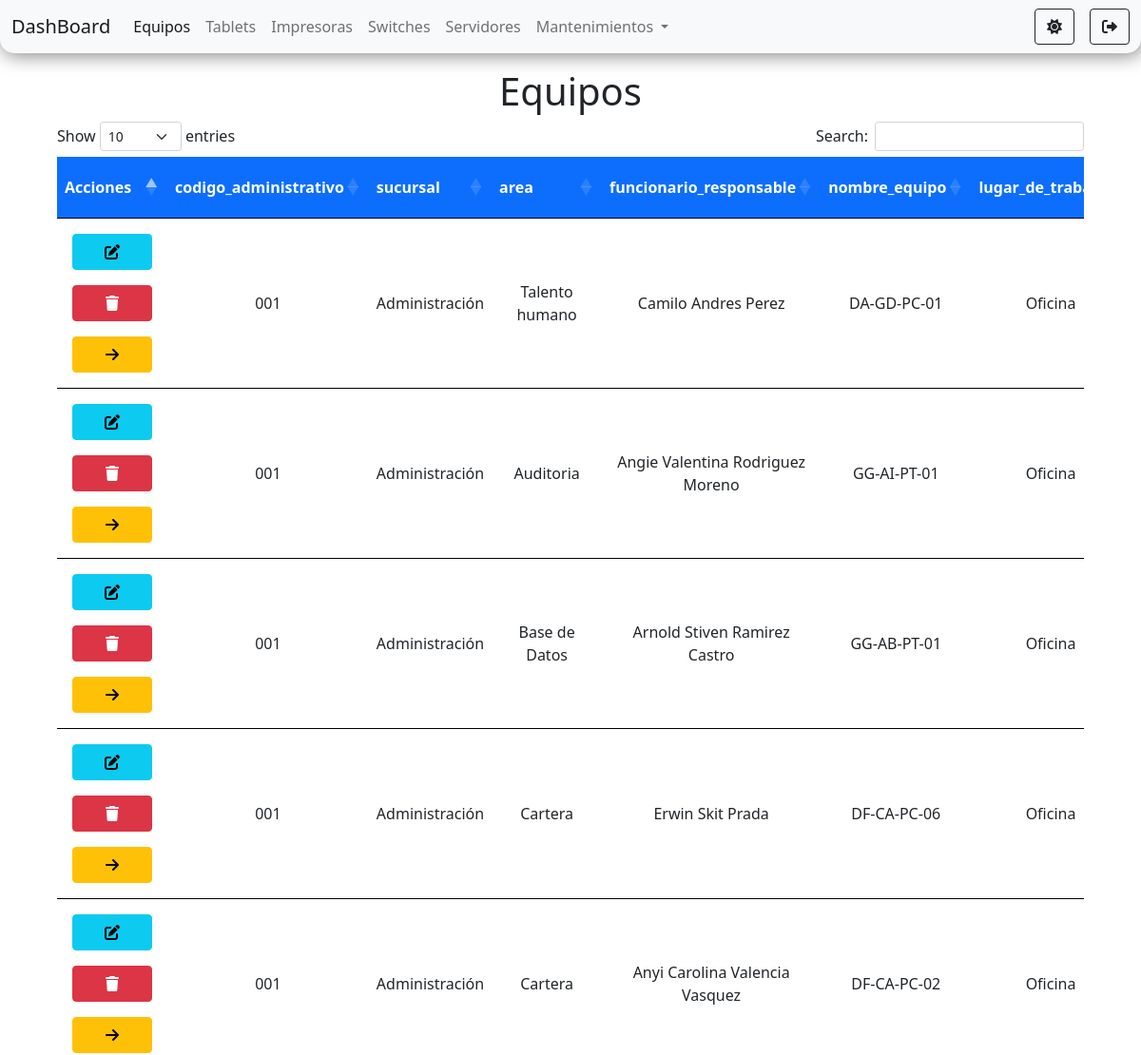
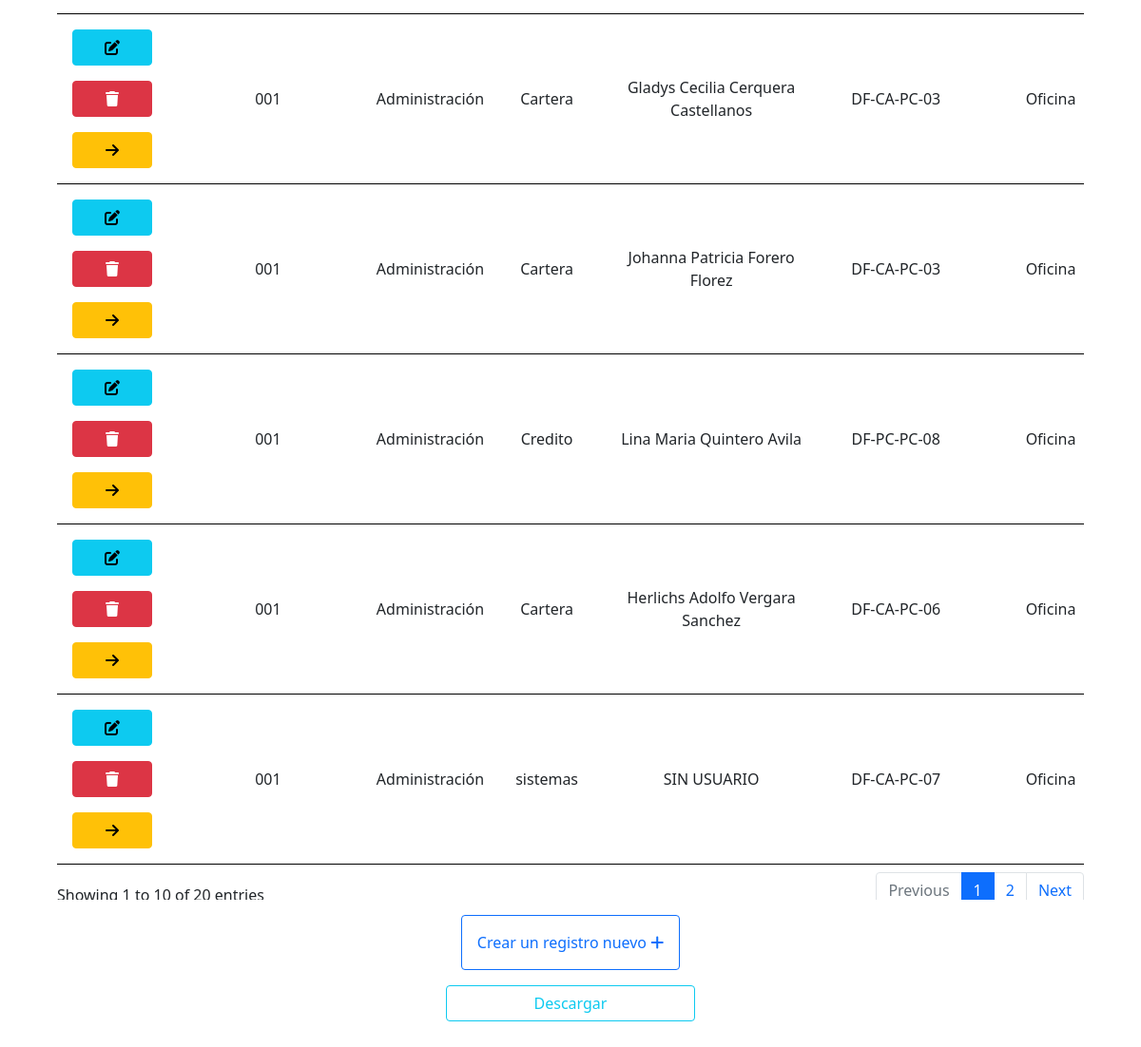
The page /pages/equipos/equipos.php (signed in) on the database its author committed (2 pictures, top to bottom).
### tables this page shows
CREATE TABLE `equipos` (
  `id` int(11) NOT NULL,
  `codigo_administrativo` varchar(11) DEFAULT NULL,
  `sucursal` varchar(50) DEFAULT NULL,
  `area` varchar(50) DEFAULT NULL,
  `funcionario_responsable` varchar(50) DEFAULT NULL,
  `nombre_equipo` varchar(20) DEFAULT NULL,
  `lugar_de_trabajo` varchar(10) DEFAULT NULL,
  `paquete_ofimatico` varchar(10) DEFAULT NULL,
  `version_office` varchar(5) DEFAULT NULL,
  `novedades` varchar(100) DEFAULT NULL,
  `tipo_equipo` varchar(15) DEFAULT NULL,
  `marca` varchar(100) DEFAULT NULL,
  `modelo` varchar(100) DEFAULT NULL,
  `serial` varchar(100) DEFAULT NULL,
  `fecha_fabricacion` date DEFAULT NULL,
  `procesador` varchar(100) DEFAULT NULL,
  `generacion_procesador` varchar(100) DEFAULT NULL,
  `nucleos` int(11) DEFAULT NULL,
  `velocidad_mz` int(11) DEFAULT NULL,
  `ram_gb` int(11) DEFAULT NULL,
  `tipo_memoria` varchar(100) DEFAULT NULL,
  `adaptador_multimedia` varchar(100) DEFAULT NULL,
  `adaptador_video` varchar(100) DEFAULT NULL,
  `marca_disco_duro` varchar(100) DEFAULT NULL,
  `capacidad_disco` varchar(100) DEFAULT NULL,
  `tipo_disco` varchar(100) DEFAULT NULL,
  `red_ethernet` varchar(100) DEFAULT NULL,
  `ip` varchar(100) DEFAULT NULL,
  `mac_ethernet` varchar(100) DEFAULT NULL,
  `red_wifi` varchar(100) DEFAULT NULL,
  `mac` varchar(100) DEFAULT NULL,
  `marca_monitor` varchar(100) DEFAULT NULL,
  `tipo_monitor` varchar(100) DEFAULT NULL,
  `serial_monitor` varchar(100) DEFAULT NULL,
  `modelo_monitor` varchar(100) DEFAULT NULL,
  `pulgadas` varchar(60) DEFAULT NULL,
  `cables_poder` int(60) DEFAULT NULL,
  `vga` int(60) DEFAULT NULL,
  `pass_core` int(60) DEFAULT NULL,
  `bateria` varchar(100) DEFAULT NULL,
  `carga_electrica` varchar(100) DEFAULT NULL,
  `cargador` varchar(200) DEFAULT NULL,
  `voltaje` varchar(100) DEFAULT NULL,
  `salida_plug` varchar(100) DEFAULT NULL,
  `os` varchar(100) DEFAULT NULL,
  `bit` int(11) DEFAULT NULL,
  `licencia` varchar(100) DEFAULT NULL,
  `repotencializado` varchar(25) DEFAULT NULL
);

### pages/equipos/equipos.php (the view, shortened to what this page needs)
<?php
    require_once("../../connection/connection.php");
    $datosTablaEquipo = "SELECT * FROM equipos";
    $resultDatosTablaEquipo = $connection->query($datosTablaEquipo);
    $estructuraTabla = "DESCRIBE equipos";
    $resultEstructuraTabla = $connection->query($estructuraTabla);
    $arrayDatos = array();
?>
<!doctype html>
<html lang="es">
<head>
    <link rel="stylesheet" href="https://cdnjs.cloudflare.com/ajax/libs/font-awesome/6.0.0-beta2/css/all.min.css"
 />
    <link href="https://cdn.jsdelivr.net/npm/bootstrap@5.1.2/dist/css/bootstrap.min.css" rel="stylesheet"
>
    <link rel="stylesheet" href="https://cdn.datatables.net/1.11.3/css/dataTables.bootstrap5.min.css">
    <link rel="stylesheet" href="../../styles/styles.css">
</head>
<body id="body">
    <nav class="navbar navbar-expand-lg navbar-light bg-light" id="navbar">
        <div class="container-fluid">
            <a class="navbar-brand" href="../../components/router.php?page=dashboard">DashBoard</a>
            <div class="collapse navbar-collapse" id="navbarSupportedContent">
                <ul class="navbar-nav me-auto mb-2 mb-lg-0">
                    <li class="nav-item">
                        <a class="nav-link active" aria-current="page"
                            href="../../components/router.php?page=equipos">Equipos</a>
                    </li>
                    <li class="nav-item">
                        <a class="nav-link" href="../../components/router.php?page=tablets">Tablets</a>
                    </li>
                    <li class="nav-item">
                        <a class="nav-link" href="../../components/router.php?page=impresoras">Impresoras</a>
                    </li>
                    <li class="nav-item">
                        <a class="nav-link" href="../../components/router.php?page=switches">Switches</a>
                    </li>
                    <li class="nav-item">
                        <a class="nav-link" href="../../components/router.php?page=servidores">Servidores</a>
                    </li>
                    <li class="nav-item dropdown">
                        <a class="nav-link dropdown-toggle" href="#" id="navbarScrollingDropdown" role="button"
                            data-bs-toggle="dropdown" aria-expanded="false">
                            Mantenimientos
                        </a>
                    </li>
                </ul>
                <div class="d-flex">
                    <button class="btn me-3 btn-outline-dark" id="btn-oscuro" onclick="onModoOscuro()"
                        title="Modo oscuro"><i class="fas fa-sun"></i></button>
                    <a href="../../components/router.php?page=logout" class="btn btn-outline-dark" id="btn-salir"
                        title="Salir"><i class="fas fa-sign-out-alt"></i></a>
                </div>
            </div>
        </div>
    </nav>
    <div class="container-fluid d-flex flex-column align-items-center mt-3">
        <h1>Equipos</h1>
        <div class="tabla">
            <table id="equipos" class="table  text-center mt-4">
                <thead>
                    <tr class="bg-primary text-white">
                        <th scope="col">Acciones</th>
                        <?php
                        while($rowEstructuraTabla = mysqli_fetch_array($resultEstructuraTabla)) {
                            $arrayDatos[] = $rowEstructuraTabla['Field'];
                            echo '<th scope="col">'.$rowEstructuraTabla['Field']. '</th>';
                        };
                        $largoArrayDatos =  count($arrayDatos);
                        ?>
                    </tr>
                </thead>
                <tbody>
                    <?php
                    while($rowDatosTablaEquipo = mysqli_fetch_array($resultDatosTablaEquipo)) {
                        echo "
                            <tr id='tr".$rowDatosTablaEquipo['id']."'>
                                <td class='d-flex flex-column justify-content-beetwen'>
                                    <a href='./edit.php?id=".$rowDatosTablaEquipo['id']."' class='btn btn-info m-2' title='editar'><i
                                            class='fas fa-edit'></i></a>
                                    <a onclick='confirmar(`".$rowDatosTablaEquipo['id']."`, `equipos`)' class='btn btn-danger m-2'
                                        title='eliminar'><i class='fas fa-trash'></i></a>
                                    <a onclick='select(`".$rowDatosTablaEquipo['id']."`)' class='btn btn-warning m-2'
                                        title='seleccionar'><i class='fas fa-arrow-right'></i></a>
                                </td>
                            ";
                                for ($i=1; $i <= $largoArrayDatos; $i++) {
                                    echo "<td>".$rowDatosTablaEquipo[$i]."</td>";
                                }
                            echo "
                            <td><a href='./add_columns.php'><i class='fas fa-plus-circle'></i></a></td>
                            </tr>";
                    }
                    ?>
                </tbody>
            </table>
        </div>
        <div class="d-flex flex-column">
            <a href="./create.php" class="btn btn-outline-primary p-3 m-3">Crear un registro nuevo <i
                    class='fas fa-plus'></i></a>
            <a href="./expo.php" class="btn btn-outline-info">Descargar</a>
        </div>
    </div>
</body>
</html>

### styles/styles.css (style rules this page uses)
body { min-height: 100vh; }
#navbar { box-shadow: 2px 2px 20px rgb(0 0 0 / 50%); border-bottom-left-radius: 15px; border-bottom-right-radius: 15px; }
.tabla { height: 85vh; width: 90vw; overflow-x: scroll; }
td { min-width: 100px !important; }
tr { border-bottom: 3px solid black; vertical-align: middle; }

### rows shown on the page
equipos: codigo_administrativo "001", sucursal "Administración", area "Talento humano", funcionario_responsable "Camilo Andres Perez", nombre_equipo "DA-GD-PC-01", lugar_de_trabajo "Oficina"
equipos: codigo_administrativo "001", sucursal "Administración", area "Auditoria", funcionario_responsable "Angie Valentina Rodriguez Moreno", nombre_equipo "GG-AI-PT-01", lugar_de_trabajo "Oficina"
equipos: codigo_administrativo "001", sucursal "Administración", area "Base de Datos", funcionario_responsable "Arnold Stiven Ramirez Castro", nombre_equipo "GG-AB-PT-01", lugar_de_trabajo "Oficina"
equipos: codigo_administrativo "001", sucursal "Administración", area "Cartera", funcionario_responsable "Erwin Skit Prada", nombre_equipo "DF-CA-PC-06", lugar_de_trabajo "Oficina"
equipos: codigo_administrativo "001", sucursal "Administración", area "Cartera", funcionario_responsable "Anyi Carolina Valencia Vasquez", nombre_equipo "DF-CA-PC-02", lugar_de_trabajo "Oficina"
equipos: codigo_administrativo "001", sucursal "Administración", area "Cartera", funcionario_responsable "Gladys Cecilia Cerquera Castellanos", nombre_equipo "DF-CA-PC-03", lugar_de_trabajo "Oficina"
equipos: codigo_administrativo "001", sucursal "Administración", area "Cartera", funcionario_responsable "Johanna Patricia Forero Florez", nombre_equipo "DF-CA-PC-03", lugar_de_trabajo "Oficina"
equipos: codigo_administrativo "001", sucursal "Administración", area "Credito", funcionario_responsable "Lina Maria Quintero Avila", nombre_equipo "DF-PC-PC-08", lugar_de_trabajo "Oficina"
equipos: codigo_administrativo "001", sucursal "Administración", area "Cartera", funcionario_responsable "Herlichs Adolfo Vergara Sanchez", nombre_equipo "DF-CA-PC-06", lugar_de_trabajo "Oficina"
equipos: codigo_administrativo "001", sucursal "Administración", area "sistemas", funcionario_responsable "SIN USUARIO", nombre_equipo "DF-CA-PC-07", lugar_de_trabajo "Oficina"

### other values the page prints
$rowEstructuraTabla['Field'] "codigo_administrativo"
$rowEstructuraTabla['Field'] "sucursal"
$rowEstructuraTabla['Field'] "area"
$rowEstructuraTabla['Field'] "funcionario_responsable"
$rowEstructuraTabla['Field'] "nombre_equipo"
